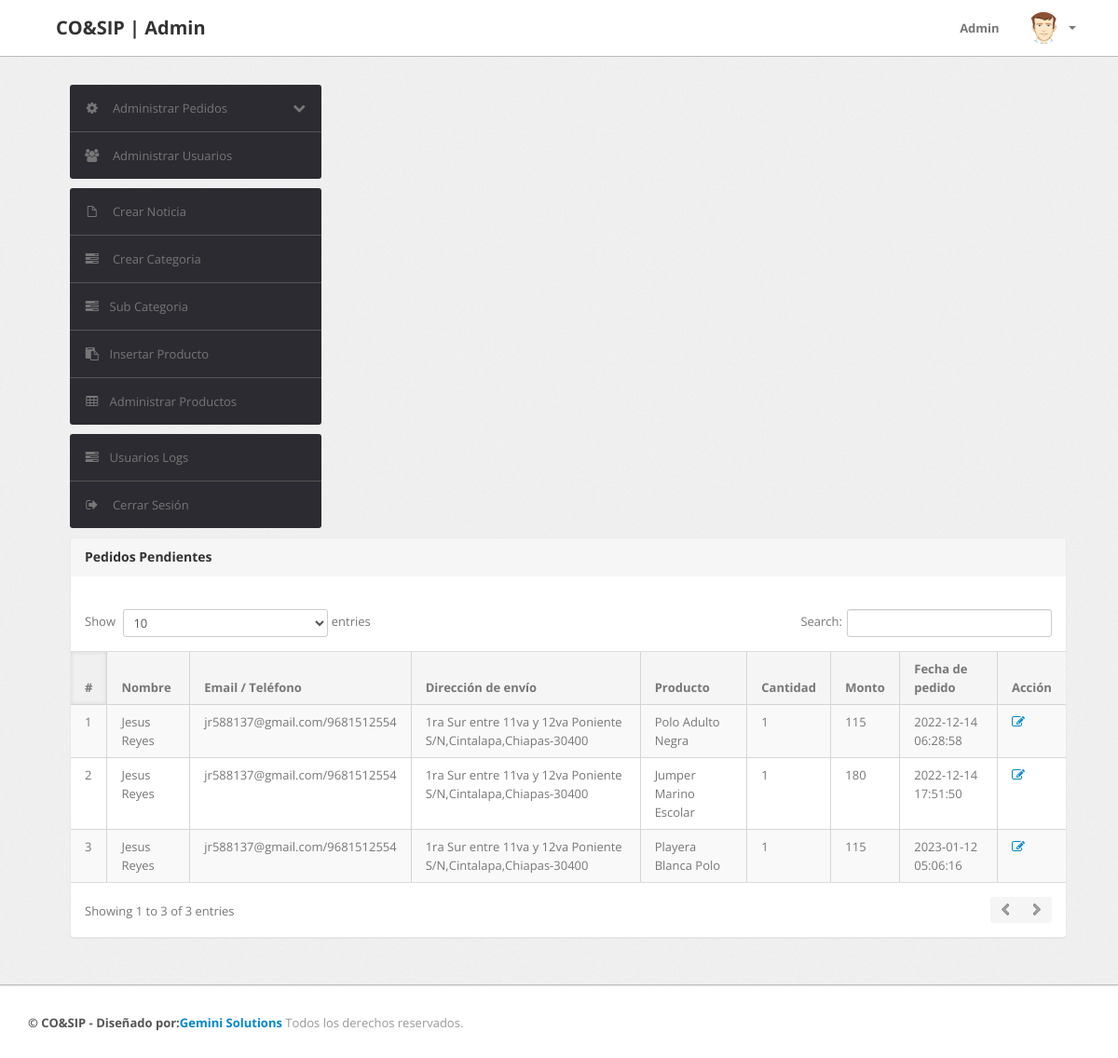
Page /tienda/admin/delivered-orders.php (signed in) on the committed database.
### tables this page shows
CREATE TABLE `orders` (
  `id` int(11) NOT NULL,
  `userId` int(11) DEFAULT NULL,
  `productId` varchar(255) DEFAULT NULL,
  `quantity` int(11) DEFAULT NULL,
  `orderDate` timestamp NOT NULL DEFAULT current_timestamp(),
  `paymentMethod` varchar(50) DEFAULT NULL,
  `orderStatus` varchar(55) DEFAULT NULL
);

CREATE TABLE `users` (
  `id` int(11) NOT NULL,
  `name` varchar(255) DEFAULT NULL,
  `email` varchar(255) DEFAULT NULL,
  `contactno` bigint(11) DEFAULT NULL,
  `password` varchar(255) DEFAULT NULL,
  `shippingAddress` longtext DEFAULT NULL,
  `shippingState` varchar(255) DEFAULT NULL,
  `shippingCity` varchar(255) DEFAULT NULL,
  `shippingPincode` int(11) DEFAULT NULL,
  `billingAddress` longtext DEFAULT NULL,
  `billingState` varchar(255) DEFAULT NULL,
  `billingCity` varchar(255) DEFAULT NULL,
  `billingPincode` int(11) DEFAULT NULL,
  `regDate` timestamp NOT NULL DEFAULT current_timestamp(),
  `updationDate` varchar(255) DEFAULT NULL
);

CREATE TABLE `products` (
  `id` int(11) NOT NULL,
  `category` int(11) NOT NULL,
  `subCategory` int(11) DEFAULT NULL,
  `productName` varchar(255) DEFAULT NULL,
  `productCompany` varchar(255) DEFAULT NULL,
  `productPrice` int(11) DEFAULT NULL,
  `productPriceBeforeDiscount` int(11) DEFAULT NULL,
  `productDescription` longtext DEFAULT NULL,
  `productImage1` varchar(255) DEFAULT NULL,
  `shippingCharge` int(11) DEFAULT NULL,
  `productAvailability` varchar(255) DEFAULT NULL,
  `postingDate` timestamp NULL DEFAULT current_timestamp(),
  `updationDate` varchar(255) DEFAULT NULL
);

### tienda/admin/delivered-orders.php (the view, shortened to what this page needs)
<?php
include('include/config.php');
if (strlen($_SESSION['alogin']) == 0) {
	header('location:index.php');
} else {
?>
	<!DOCTYPE html>
	<html lang="es">
	<head>
		<link type="text/css" href="bootstrap/css/bootstrap.min.css" rel="stylesheet">
		<link type="text/css" href="bootstrap/css/bootstrap-responsive.min.css" rel="stylesheet">
		<link type="text/css" href="css/theme.css" rel="stylesheet">
		<link type="text/css" href="images/icons/css/font-awesome.css" rel="stylesheet">
	</head>
	<body>
		<?php include('include/header.php'); ?>
		<div class="wrapper">
			<div class="container">
				<div class="row">
					<?php include('include/sidebar.php'); ?>
					<div class="span11">
						<div class="content">
							<div class="module">
								<div class="module-head">
									<h3>Pedidos Pendientes</h3>
								</div>
								<div class="module-body table">
									<br />
									<table cellpadding="0" cellspacing="0" border="0" class="datatable-1 table table-bordered table-striped	 display table-responsive">
										<thead>
											<tr>
												<th>#</th>
												<th>Nombre</th>
												<th width="50">Email / Teléfono</th>
												<th>Dirección de envío</th>
												<th>Producto </th>
												<th>Cantidad </th>
												<th>Monto </th>
												<th>Fecha de pedido</th>
												<th>Acción</th>
											</tr>
										</thead>
										<tbody>
											<?php
											$st = 'Entregado';
											$query = mysqli_query($con, "select users.name as username,users.email as useremail,users.contactno as usercontact,users.shippingAddress as shippingaddress,users.shippingCity as shippingcity,users.shippingState as shippingstate,users.shippingPincode as shippingpincode,products.productName as productname,products.shippingCharge as shippingcharge,orders.quantity as quantity,orders.orderDate as orderdate,products.productPrice as productprice,orders.id as id  from orders join users on  orders.userId=users.id join products on products.id=orders.productId where orders.orderStatus='$st'");
											$cnt = 1;
											while ($row = mysqli_fetch_array($query)) {
											?>
												<tr>
													<td><?php echo htmlentities($cnt); ?></td>
													<td><?php echo htmlentities($row['username']); ?></td>
													<td><?php echo htmlentities($row['useremail']); ?>/<?php echo htmlentities($row['usercontact']); ?></td>
													<td><?php echo htmlentities($row['shippingaddress'] . "," . $row['shippingcity'] . "," . $row['shippingstate'] . "-" . $row['shippingpincode']); ?></td>
													<td><?php echo htmlentities($row['productname']); ?></td>
													<td><?php echo htmlentities($row['quantity']); ?></td>
													<td><?php echo htmlentities($row['quantity'] * $row['productprice'] + $row['shippingcharge']); ?></td>
													<td><?php echo htmlentities($row['orderdate']); ?></td>
													<td> <a href="updateorder.php?oid=<?php echo htmlentities($row['id']); ?>" title="Update order" target="_blank"><i class="icon-edit"></i></a>
													</td>
												</tr>
											<?php $cnt = $cnt + 1;
											} ?>
										</tbody>
									</table>
								</div>
							</div>
						</div>
					</div>
				</div>
			</div>
		</div>
		<?php include('include/footer.php'); ?>
	</body>
<?php } ?>

### rows in the picture
orders: userId.name "Jesus Reyes", userId.email "jr588137@gmail.com", userId.contactno "9681512554", userId.shippingPincode "1ra Sur entre 11va y 12va Poniente S/N,Cintalapa,Chiapas-30400", productId.productName "Polo Adulto Negra", quantity "1", productId.productPrice "115", orderDate "2022-12-14 06:28:58"
orders: userId.name "Jesus Reyes", userId.email "jr588137@gmail.com", userId.contactno "9681512554", userId.shippingPincode "1ra Sur entre 11va y 12va Poniente S/N,Cintalapa,Chiapas-30400", productId.productName "Jumper Marino Escolar", quantity "1", productId.productPrice "180", orderDate "2022-12-14 17:51:50"
orders: userId.name "Jesus Reyes", userId.email "jr588137@gmail.com", userId.contactno "9681512554", userId.shippingPincode "1ra Sur entre 11va y 12va Poniente S/N,Cintalapa,Chiapas-30400", productId.productName "Playera Blanca Polo", quantity "1", productId.productPrice "115", orderDate "2023-01-12 05:06:16"
